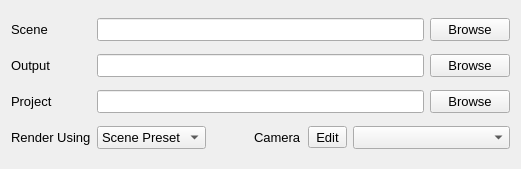
          <widget class="QWidget" name="layoutWidget">
           <property name="geometry">
            <rect>
             <x>190</x>
             <y>20</y>
             <width>521</width>
             <height>169</height>
            </rect>
           </property>
           <layout class="QGridLayout">
            <item row="0" column="7">
             <widget class="QPushButton" name="mayaBrowseForScene">
              <property name="font">
               <font>
                <pointsize>10</pointsize>
                <weight>50</weight>
                <bold>false</bold>
               </font>
              </property>
              <property name="statusTip">
               <string>Browse for scene to render, autodetection run on ASCII files.  Depending on the size of the ASCII file this could take some time.</string>
              </property>
              <property name="text">
               <string>Browse</string>
              </property>
             </widget>
            </item>
            <item row="1" column="0">
             <widget class="QLabel" name="outDirLabel">
              <property name="sizePolicy">
               <sizepolicy hsizetype="Fixed" vsizetype="Fixed">
                <horstretch>0</horstretch>
                <verstretch>0</verstretch>
               </sizepolicy>
              </property>
              <property name="font">
               <font>
                <pointsize>10</pointsize>
                <weight>50</weight>
                <bold>false</bold>
               </font>
              </property>
              <property name="text">
               <string>Output</string>
              </property>
             </widget>
            </item>
            <item row="1" column="1" colspan="6">
             <widget class="QLineEdit" name="mayaOutputDir">
              <property name="font">
               <font>
                <pointsize>10</pointsize>
                <weight>50</weight>
                <bold>false</bold>
               </font>
              </property>
              <property name="statusTip">
               <string>Output image directory (optional)</string>
              </property>
             </widget>
            </item>
            <item row="1" column="7">
             <widget class="QPushButton" name="mayaBrowseForOutputDir">
              <property name="font">
               <font>
                <pointsize>10</pointsize>
                <weight>50</weight>
                <bold>false</bold>
               </font>
              </property>
              <property name="text">
               <string>Browse</string>
              </property>
             </widget>
            </item>
            <item row="2" column="0">
             <widget class="QLabel" name="projectFileLabel">
              <property name="sizePolicy">
               <sizepolicy hsizetype="Fixed" vsizetype="Fixed">
                <horstretch>0</horstretch>
                <verstretch>0</verstretch>
               </sizepolicy>
              </property>
              <property name="font">
               <font>
                <pointsize>10</pointsize>
                <weight>50</weight>
                <bold>false</bold>
               </font>
              </property>
              <property name="text">
               <string>Project</string>
              </property>
             </widget>
            </item>
            <item row="2" column="1" colspan="6">
             <widget class="QLineEdit" name="mayaProjectFile">
              <property name="font">
               <font>
                <pointsize>10</pointsize>
                <weight>50</weight>
                <bold>false</bold>
               </font>
              </property>
              <property name="statusTip">
               <string>Maya project file (optional)</string>
              </property>
             </widget>
            </item>
            <item row="2" column="7">
             <widget class="QPushButton" name="mayaBrowseForProject">
              <property name="font">
               <font>
                <pointsize>10</pointsize>
                <weight>50</weight>
                <bold>false</bold>
               </font>
              </property>
              <property name="statusTip">
               <string>Find the maya project file</string>
              </property>
              <property name="text">
               <string>Browse</string>
              </property>
             </widget>
            </item>
            <item row="3" column="0">
             <widget class="QLabel" name="label_27">
              <property name="sizePolicy">
               <sizepolicy hsizetype="Fixed" vsizetype="Fixed">
                <horstretch>0</horstretch>
                <verstretch>0</verstretch>
               </sizepolicy>
              </property>
              <property name="font">
               <font>
                <pointsize>10</pointsize>
                <weight>50</weight>
                <bold>false</bold>
               </font>
              </property>
              <property name="text">
               <string>Render Using</string>
              </property>
             </widget>
            </item>
            <item row="3" column="1">
             <widget class="QComboBox" name="mayaRenderer">
              <property name="font">
               <font>
                <pointsize>10</pointsize>
                <weight>50</weight>
                <bold>false</bold>
               </font>
              </property>
              <property name="statusTip">
               <string>The software you with to render with</string>
              </property>
              <property name="sizeAdjustPolicy">
               <enum>QComboBox::AdjustToContents</enum>
              </property>
              <item>
               <property name="text">
                <string>Scene Preset</string>
               </property>
              </item>
              <item>
               <property name="text">
                <string>Mental Ray</string>
               </property>
              </item>
              <item>
               <property name="text">
                <string>Software</string>
               </property>
              </item>
             </widget>
            </item>
            <item row="3" column="3">
             <widget class="QLabel" name="label_26">
              <property name="sizePolicy">
               <sizepolicy hsizetype="Fixed" vsizetype="Fixed">
                <horstretch>0</horstretch>
                <verstretch>0</verstretch>
               </sizepolicy>
              </property>
              <property name="font">
               <font>
                <pointsize>10</pointsize>
                <weight>50</weight>
                <bold>false</bold>
               </font>
              </property>
              <property name="text">
               <string>Camera</string>
              </property>
             </widget>
            </item>
            <item row="3" column="5" colspan="3">
             <widget class="QComboBox" name="mayaCamera">
              <property name="font">
               <font>
                <pointsize>10</pointsize>
                <weight>50</weight>
                <bold>false</bold>
               </font>
              </property>
              <property name="statusTip">
               <string>The camera you wish to render with.  Defaults to render globals.</string>
              </property>
              <property name="insertPolicy">
               <enum>QComboBox::InsertAtTop</enum>
              </property>
              <property name="sizeAdjustPolicy">
               <enum>QComboBox::AdjustToContents</enum>
              </property>
             </widget>
            </item>
            <item row="3" column="4">
             <widget class="QToolButton" name="mayaAddCamera">
              <property name="font">
               <font>
                <pointsize>10</pointsize>
                <weight>50</weight>
                <bold>false</bold>
               </font>
              </property>
              <property name="statusTip">
               <string>Add a camera manually, leaving this blank will use the camera you have already setup.</string>
              </property>
              <property name="text">
               <string>Edit</string>
              </property>
             </widget>
            </item>
            <item row="0" column="0">
             <widget class="QLabel" name="sceneLabel">
              <property name="sizePolicy">
               <sizepolicy hsizetype="Fixed" vsizetype="Fixed">
                <horstretch>0</horstretch>
                <verstretch>0</verstretch>
               </sizepolicy>
              </property>
              <property name="font">
               <font>
                <pointsize>10</pointsize>
                <weight>50</weight>
                <bold>false</bold>
               </font>
              </property>
              <property name="text">
               <string>Scene</string>
              </property>
             </widget>
            </item>
            <item row="0" column="1" colspan="6">
             <widget class="QLineEdit" name="mayaScene">
              <property name="font">
               <font>
                <pointsize>10</pointsize>
                <weight>50</weight>
                <bold>false</bold>
               </font>
              </property>
              <property name="statusTip">
               <string>Scene to render with job, autodetection run on ASCII files.  Depending on the size of the ASCII file this could take some time.</string>
              </property>
              <property name="text">
               <string/>
              </property>
             </widget>
            </item>
           </layout>
          </widget>
